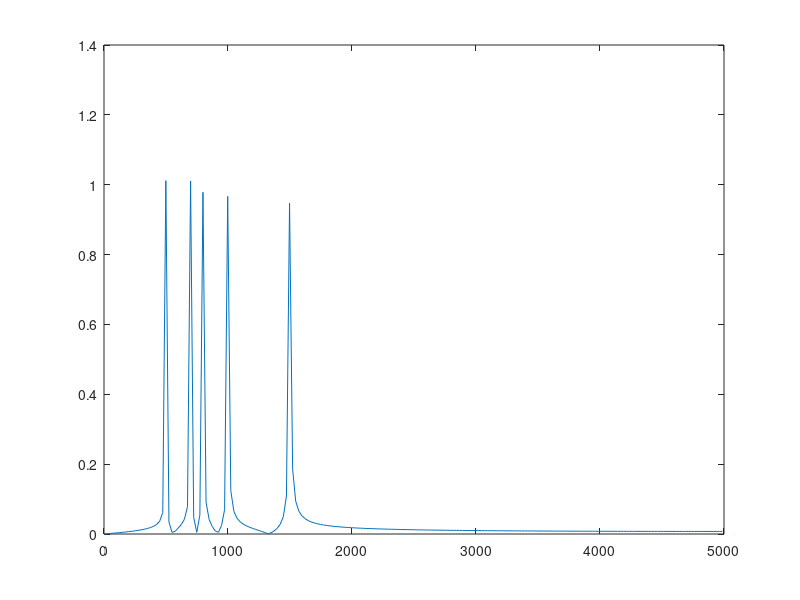

The MATLAB source for this figure:
load  semnal1.mat;
Te=0.0001;
N = length(x);
fe = 1/Te;
X = fft(x);
Xabs = abs(X)/(N/2);
magX = Xabs(1,1:N/2+1);
f = [0:N/2]*fe/N;
plot(f,magX)
